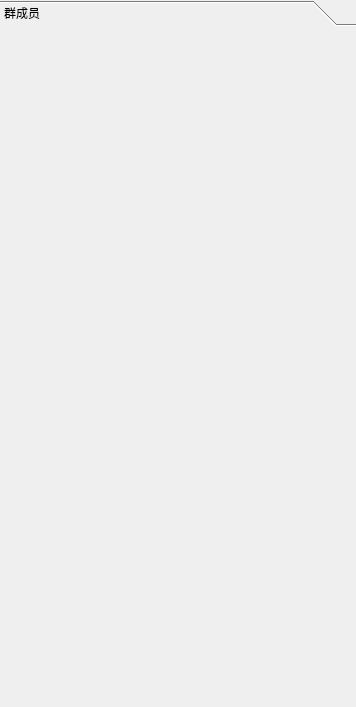
<?xml version="1.0" encoding="UTF-8"?>
<ui version="4.0">
 <class>list</class>
 <widget class="QWidget" name="list">
  <property name="geometry">
   <rect>
    <x>0</x>
    <y>0</y>
    <width>356</width>
    <height>707</height>
   </rect>
  </property>
  <property name="windowTitle">
   <string>Form</string>
  </property>
  <layout class="QVBoxLayout" name="vLayout2">
   <property name="leftMargin">
    <number>0</number>
   </property>
   <property name="topMargin">
    <number>0</number>
   </property>
   <property name="rightMargin">
    <number>0</number>
   </property>
   <property name="bottomMargin">
    <number>0</number>
   </property>
   <item>
    <widget class="QToolBox" name="toolBox">
     <property name="currentIndex">
      <number>0</number>
     </property>
     <widget class="QWidget" name="page">
      <property name="geometry">
       <rect>
        <x>0</x>
        <y>0</y>
        <width>356</width>
        <height>678</height>
       </rect>
      </property>
      <attribute name="label">
       <string>群成员</string>
      </attribute>
      <layout class="QVBoxLayout" name="vLayout">
       <property name="leftMargin">
        <number>0</number>
       </property>
       <property name="topMargin">
        <number>0</number>
       </property>
       <property name="rightMargin">
        <number>0</number>
       </property>
       <property name="bottomMargin">
        <number>0</number>
       </property>
      </layout>
     </widget>
    </widget>
   </item>
  </layout>
 </widget>
 <resources/>
 <connections/>
</ui>
